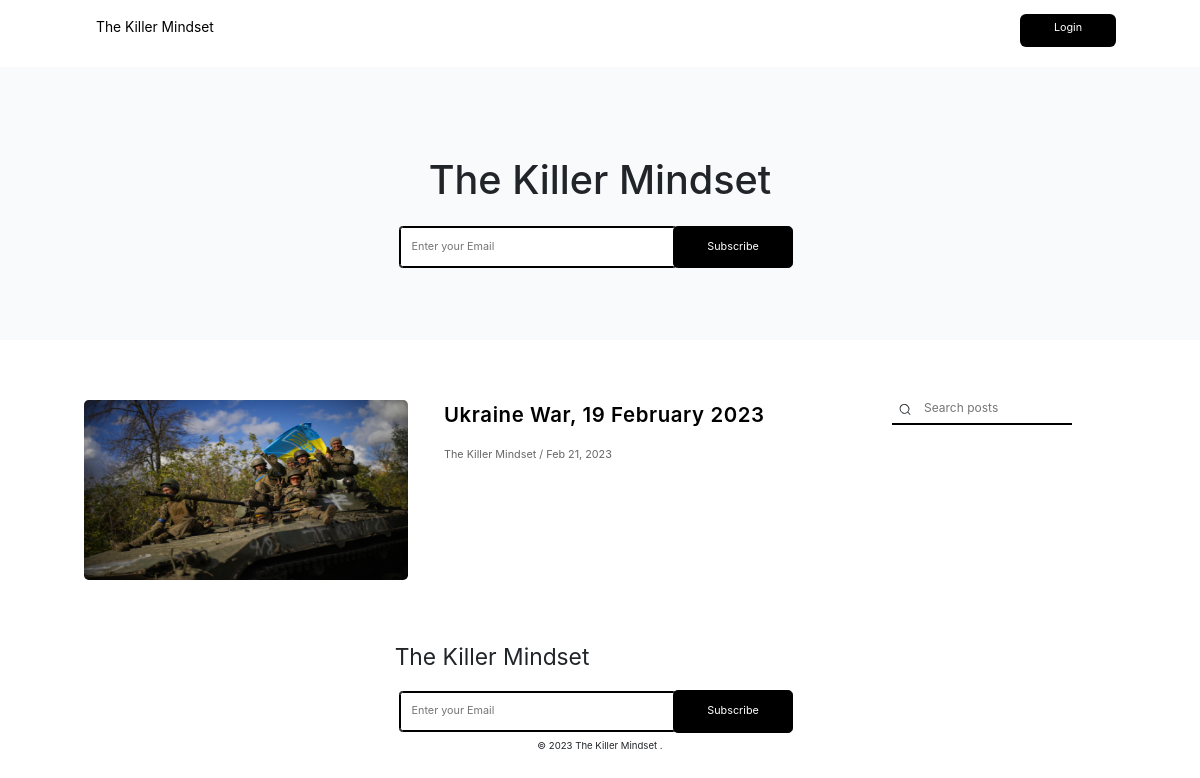
The app's page /search/ with its own data.
### core/models.py (models this page shows, shortened)
class MailMessage(models.Model):
    title = models.CharField(max_length=100, null=True)
    first_para = models.TextField(null=True)
    second_para = models.TextField(null=True, blank=True)
    third_para = models.TextField(null=True, blank=True)
    fourth_para = models.TextField(null=True, blank=True)
    fifth_para = models.TextField(null=True, blank=True)
    image = models.ImageField(upload_to='uploads/', blank=True, null=True)
    slug = models.SlugField(max_length=255, allow_unicode=True, blank=True)
    date = models.DateTimeField(auto_now_add=True)
    class Meta:
        verbose_name_plural = 'Message'
        ordering = ['-date']

### core/views.py (the view, shortened to what this page needs)
# urls.py: path('search/', search, name='search'),
def search(request):
    form = EmailForm(request.POST)
    query = request.GET.get('query', '')
    posts = MailMessage.objects.filter(Q(title__icontains=query) | Q(first_para__icontains=query))
    return render(request, 'core/search.html', {'posts': posts, 'query': query, 'form': form})

### core/forms.py
class EmailForm(forms.ModelForm):
    class Meta:
        model = UserEmail
        fields = ['email', ]
        widgets = {
            'email': EmailInput(attrs={
                'class': "home__input1",
                'placeholder': 'Enter your Email',
                'required': 'False'
                })
        }
        labels = {
            "email": "",
        }

### core/templates/core/search.html (shortened to what this page needs)
{% extends "core/base.html" %}
{% load static %}
{% block content %}
<div class="home__div1">
    <div class="home__div2">
      <p>The Killer Mindset</p>
      <div class="home__div3">
        <form action="." method="post">
          <div class="home__div4">
            {{ form }}
            <input style="cursor: pointer;" type="submit" value="Subscribe" class="home__button" />
          </div>
        </form>
      </div>
    </div>
  </div>
  <div class="home__div5">
    <div class="home__div6">
      {% if posts %}
      <div class="home__div7">
        {% for post in posts %}
        <a style="text-decoration: none; color: #000;" href="{% url 'detail' post.slug %}">
          <div class="home__div8">
            <div class="home__div9">
              {% if post.image %}
                <img
                src="{{ post.image.url }}"
                class="home__img2"
                alt=""
                />
              {% else %}
                <img
                src="https://media.beehiiv.com/cdn-cgi/image/format=auto,width=800,height=421,fit=scale-down,onerror=redirect/uploads/publication/logo/b7f33355-285b-44d2-990e-615c1cc38376/1.png"
                class="home__img2"
                alt=""
                />
              {% endif %}
            </div>
            <div class="home__div10">
              <p>{{ post.title }}</p>
              <p>The Killer Mindset / {{ post.date|date:'M d, Y' }}</p>
            </div>
          </div>
        </a>
        {% endfor %}
      </div>
      {% else %}
      <div class="home__div00001">
        <p class="nothing">Nothing to show over here</p>
        <p class="hho">Trying Searching something else :)</p>
      </div>
      {% endif %}
      <form action="{% url 'search' %}" method="get">
        <div class="home__div11">
            <div class="home__div12">
              <input
                placeholder="Search posts"
                type="text"
                class="home__input2"
                name="query"
                id=""
              />
            </div>
            <div class="home__div13"></div>
          </div>
      </form>
    </div>
  </div>
{% include "core/footer.html" %}
{% endblock content %}

### static/styles/index.css (style rules this page uses)
* { margin: 0; padding: 0; box-sizing: border-box; }
body { font-family: "Roboto", sans-serif; background-color: #fff; color: #000; overflow-x: hidden; width: 100%; height: 100%; }
.home__div1 { margin-top: 1.5vw; padding: 6vw; background-color: rgba(241, 245, 249, 0.5); }
.home__div2 { justify-content: center; align-items: center; text-align: center; position: relative; margin-top: -3vw; }
.home__div2 > p { font-size: 3.3vw; font-weight: 500; margin-top: 2vw; }
.home__div3 { margin-top: 1vw; }
.home__input1 { border: 0.01vw solid #000; padding: 0.9vw; width: 23vw; outline: 0.01vw solid #000; border-radius: 0.2vw; font-size: 0.9vw; }
.home__button { border: 0.01vw solid #000; background-color: #000; color: #fff; padding: 1vw; width: 10vw; position: relative; left: -0.6vw; border-radius: 0.4vw; font-size: 0.9vw; }
.home__div5 { margin-left: 7vw; margin-right: 7vw; margin-top: 5vw; }
.home__div6 { display: flex; justify-content: space-between; }
.home__div8 { display: flex; margin-bottom: 5vw; position: relative; }
.home__div12 { display: flex; text-align: center; justify-content: center; margin-top: -0.1vw; }
.home__svg1 { height: 0.9vw; position: relative; left: 0vw; margin-top: 0.4vw; }
.home__input2 { border: none; outline: none; margin-left: 0.5vw; font-size: 1vw; }
.home__div13 { border: 0.01vw groove #000; width: 15vw; margin-top: 0.5vw; }
.home__img2 { height: 15vw; width: 27vw; border-radius: 0.4vw; }
.home__div10 { margin-left: 3vw; }
.home__div10 p:nth-child(1) { font-size: 1.7vw; font-weight: 600; letter-spacing: 0.05vw; }
.home__div10 p:nth-child(2) { font-size: 0.9vw; margin-top: 0.3vw; font-weight: 400; opacity: 0.6; }
.home__div11 { top: 5vw; position: sticky; align-self: flex-start; justify-content: space-between; z-index: 1; }
.home__div7 { position: relative; }

### records on screen
MailMessage: image (picture), title "Ukraine War, 19 February 2023", date "Feb 21, 2023"
